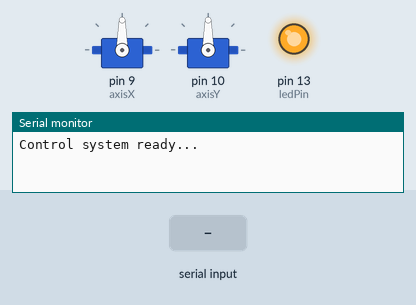
Simulated run of this sketch. Board: Arduino Uno, built with avr-gcc and run on an emulated ATmega328P. Shown: 2 × servo, output pins drawn as LEDs (lit = HIGH), the last lines printed to the serial monitor. The test bench sets the inputs (shaded band).

Above: at 11.2 s.
11.3 s: "I" received over Serial
12.8 s: "X" received over Serial
At 14.0 s:
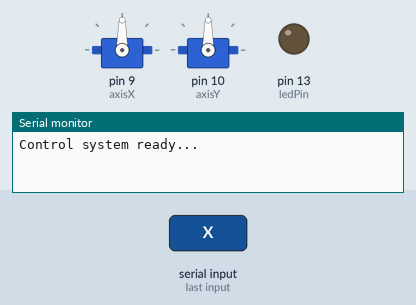
14.3 s: "1" received over Serial
At 15.1 s:
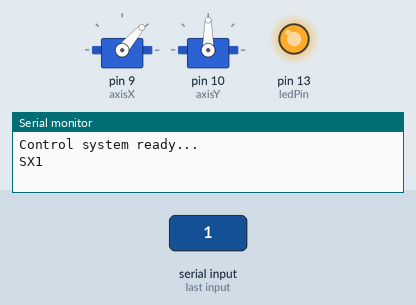
15.8 s: "Y" received over Serial
At 16.3 s:
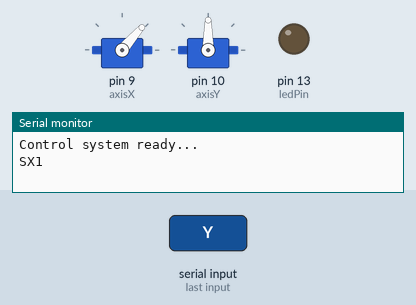
17.3 s: "0" received over Serial
At 18.6 s:
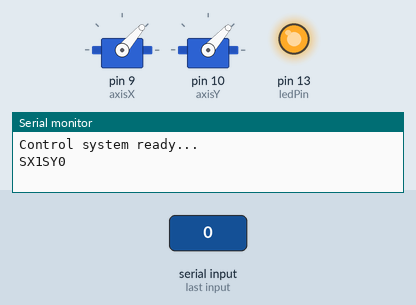
Timing chart, 0 to 19.8 s (numbered marks = the images above; inputs shaded):
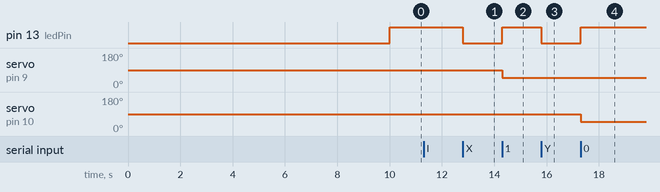

Measured:
- after the input at 12.8 s, pin 13 (ledPin): HIGH → LOW at once
- after the input at 14.3 s, pin 13 (ledPin): LOW → HIGH at once; servo on pin 9 (axisX): 90° → 49° at once
- after the input at 15.8 s, pin 13 (ledPin): HIGH → LOW at once
- after the input at 17.3 s, pin 13 (ledPin): LOW → HIGH at once; servo on pin 10 (axisY): 90° → 48° at once

The sketch:

servo.ino
```cpp
#include <Servo.h>

#define MIDDLE_AXISX 90
#define MIDDLE_AXISY 90
Servo axisX;
Servo axisY;

int posX = MIDDLE_AXISX;
int posY = MIDDLE_AXISY;

unsigned char okX[3] = {'S','X','\0'};
unsigned char okY[3] = {'S','Y','\0'};
unsigned char failX[3] = {'F','X','\0'};
unsigned char failY[3] = {'F','Y','\0'};
unsigned char failU[3] = {'F','U','\0'};

int ledPin = 13;                 // LED connected to digital pin 13

void setup()
{
  pinMode(ledPin, OUTPUT);
  digitalWrite(ledPin, LOW);
  delay(10000);

  Serial.begin(115200);
  axisX.attach(9);
  axisY.attach(10);
  axisX.write(MIDDLE_AXISX);
  axisY.write(MIDDLE_AXISY);

  digitalWrite(ledPin, HIGH);
  Serial.println("Control system ready...");
}

void loop()
{
  unsigned char axispart;
  unsigned char valpart;
  digitalWrite(ledPin, HIGH);

  while(Serial.available() == 0);
  digitalWrite(ledPin, LOW);
  if((axispart = Serial.read()) == 'I')
    return;

  while(Serial.available() == 0);
  if((valpart = Serial.read())== 'I')
    return;

  switch(axispart){
    case 'X':
      if((valpart >= 0)&&(valpart <= 200)){
        okX[2] = valpart;
        posX = valpart;
        Serial.write(okX,3);
      }else{
        Serial.write(failX,3);
      }
      break;
    case 'Y':
      if((valpart >= 0)&&(valpart <= 200)){
        okY[2] = valpart;
        posY = valpart;
        Serial.write(okY,3);
      }else{
        Serial.write(failY,3);
      }
      break;
    default:
      Serial.write(failU,3);
      Serial.flush();
      break;
  }
  axisX.write(posX);
  axisY.write(posY);
}
```
